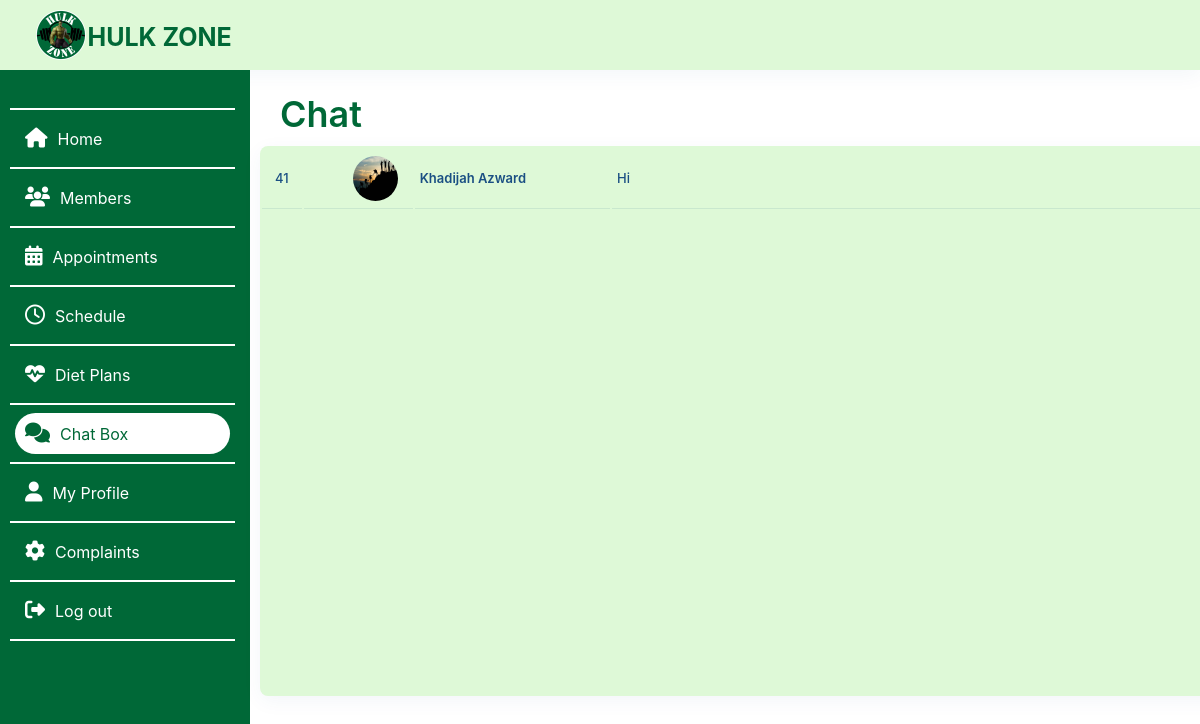
/dietician/chatBox.php (signed in), run on the app's committed database.
### tables this page shows
CREATE TABLE `servicecharge` (
  `memberID` int NOT NULL,
  `paymentID` int NOT NULL,
  `serviceID` int NOT NULL,
  `employeeID` int NOT NULL,
  `startDate` datetime NOT NULL,
  `endDate` datetime NOT NULL,
  `rate` int DEFAULT '0'
);

CREATE TABLE `member` (
  `memberID` int NOT NULL,
  `userID` int NOT NULL,
  `height` float DEFAULT NULL,
  `weight` float DEFAULT NULL,
  `planType` varchar(255) NOT NULL
);

CREATE TABLE `user` (
  `userID` int NOT NULL,
  `fName` text NOT NULL,
  `lName` text NOT NULL,
  `NIC` text NOT NULL,
  `gender` varchar(50) NOT NULL,
  `profilePhoto` text,
  `dateOfBirth` date NOT NULL,
  `roles` int NOT NULL,
  `statuses` int NOT NULL,
  `contactNumber` int NOT NULL,
  `streetNumber` varchar(255) DEFAULT NULL,
  `addressLine01` text,
  `addressLine02` text,
  `city` text,
  `pw` varchar(255) NOT NULL,
  `created_at` date NOT NULL,
  `email` varchar(50) NOT NULL
);

CREATE TABLE `chat` (
  `chatID` int NOT NULL,
  `senderID` int NOT NULL,
  `receiverID` int NOT NULL,
  `message` text NOT NULL,
  `dateTime` timestamp NOT NULL DEFAULT CURRENT_TIMESTAMP,
  `status` int NOT NULL
);

### dietician/chatBox.php (the view, shortened to what this page needs)
<?php
include 'connect.php';
$userID = mysqli_real_escape_string($conn, $_SESSION['userID']);
$query1 = "SELECT * FROM employee WHERE userID = $userID";
$result1 = mysqli_query($conn, $query1);
if(!$result1){
    echo '<script> window.alert("Error receiving employee details!");</script>';
}else{
    $row1 = mysqli_fetch_assoc($result1);
    $employeeID = $row1['employeeID'];
}
$query2 = "SELECT * FROM servicecharge WHERE employeeID = $employeeID AND  endDate >= NOW()";
$result2 = mysqli_query($conn, $query2);
?>
<!DOCTYPE html>
<html>
<head>
    <link rel="stylesheet" href="https://cdnjs.cloudflare.com/ajax/libs/font-awesome/4.7.0/css/font-awesome.min.css">
</head>
<body>
    <div class="container">
        <div class="topBar">
            <div class="gymLogo"><img src="Images/Gym Logo.png" alt="Gym Logo" class="gymLogo"></div>
            <div class="gymName">
                <p>HULK ZONE</p>
            </div>
                    <?php
                        include 'notifications.php';
                    ?>
        </div>
        <div class="leftBar">
            <div class="leftBarContent">
                <hr>
                <a href="home.php"><i class="fa fa-home"></i>Home</a>
                <hr>
                <a href="members.php"><i class="fa fa-group"></i>Members</a>
                <hr>
                <a href="appointments.php"><i class="fa fa-calendar"></i>Appointments</a>
                <hr>
                <a href="schedule.php"><i class="fa fa-clock-o"></i>Schedule</a>
                <hr>
                <a href="dietPlan.php"><i class="fa fa-heartbeat"></i>Diet Plans</a>
                <hr>
                <a href="chatBox.php" class="active"><i class="fa fa-comments"></i>Chat Box</a>
                <hr>
                <a href="profile.php"><i class="fa fa-user"></i>My Profile</a>
                <hr>
                <a href="complaint.php"><i class="fa fa-cog"></i>Complaints</a>
                <hr>
                <a href="../home/logout.php"><i class="fa fa-sign-out"></i>Log out</a>
                <hr>
            </div>
        </div>
        <div class="main">
            <div class="topic">
                <p>Chat</p>
            </div>
            <div class="gridContainer">
                <table>
                    <tbody>
                        <?php
                        if (mysqli_num_rows($result2) > 0) {
                            while ($row2 = mysqli_fetch_assoc($result2)) {
                                $memberID = $row2['memberID'];
                                $query3 = "SELECT * FROM member WHERE memberID = $memberID";
                                $result3 = mysqli_query($conn, $query3);
                                if ($result3) {
                                    $row3 = mysqli_fetch_assoc($result3);
                                    $memberUserID = $row3['userID'];
                                    $query4 = "SELECT * FROM user JOIN member ON user.userID = member.userID WHERE user.userID = $memberUserID";
                                    $result4 = mysqli_query($conn, $query4);
                                    if (mysqli_num_rows($result4) > 0) {
                                        while ($row4 = mysqli_fetch_assoc($result4)) {
                                            $memberFName = $row4['fName'];
                                            $memberLName = $row4['lName'];
                                            $memberProfilePic = $row4['profilePhoto'];
                                            $query6 = "SELECT * FROM chat WHERE senderID = $memberUserID AND receiverID = $userID ORDER BY dateTime DESC";
                                            $result6 = mysqli_query($conn, $query6);
                                            if(mysqli_num_rows($result6) == 0){
                                                $message = "";
                                            }else{
                                                $row6 = mysqli_fetch_assoc($result6);
                                                $message = $row6['message'];
                                            }
                                            $query7 = "SELECT COUNT(*) as count FROM chat WHERE senderID = $memberUserID AND receiverID = $userID AND status = 1";
                                            $result7 = mysqli_query($conn, $query7);
                                            $row7 = mysqli_fetch_assoc($result7);
                                            $unReadMsg = $row7['count'];
                                            if($unReadMsg != 0){
                                                $unReadMsg = $row7['count'];
                                            }else{
                                                $unReadMsg = 0;
                                            }
                                            echo "<tr>
                                                <td>" . $memberID . "</td>
                                                <td><img src=" . $memberProfilePic . " alt='member's DP'></td>
                                                <td class='name'>" . $memberFName . " " . $memberLName . "</td>
                                                <td colspan='3' class='message'>" . $message . "</td>
                                                <td><div class='unreadMsg'>" . $unReadMsg . "</div></td>
                                                <td><a href='messageHistory.php?memberuserID=" . $memberUserID . "'><button class='view'>View More</button></a></td>
                                            </tr>";
                                        }
                                    }
                                }
                            }
                        }else{
                            echo "
                            <tr>
                                <td colspan='7'>Still you don't have members</td>
                            </tr>
                        ";
                        }
                        ?>
                    </tbody>
                </table>
            </div>
        </div>
    </div>
</body>
</html>

### dietician/Style/chatBox.css (style rules this page uses)
.container { width: 100%; height: 100%; font-family: "Inter", Arial, Helvetica, sans-serif; text-align: center; position: absolute; left: 0px; top: 0px; overflow-x: hidden; overflow-y: hidden; }
.topBar { width: 100%; height: 70px; position: fixed; background-color: rgba(222, 249, 215, 1); box-shadow: 0px 5px 20px rgba(26, 79, 131, 0.05); left: 0%; right: 0%; top: 0%; }
.gymLogo { position: absolute; left: 2.85%; top: 8%; width: 50px; height: 50px; }
.gymName { position: absolute; left: 7.29%; top: -5%; font-style: normal; font-weight: 700; font-size: 25px; color: rgba(0, 104, 55, 1); align-content: center; }
.leftBar { position: fixed; width: 250px; height: 100%; left: 0%; top: 70px; background-color: rgba(0, 104, 55, 1); align-items: center; }
.leftBarContent { position: absolute; width: 225px; left: 10px; top: 30px; text-align: left; }
.leftBarContent a { display: block; color: white; padding: 10px; text-decoration: none; margin: 5px; }
.leftBarContent a:hover, .leftBarContent a.active { background-color: white; color: rgba(0, 104, 55, 1); border-radius: 25px; cursor: pointer; }
.leftBarContent hr { border: 0.5px solid white; }
.leftBarContent i { font-size: 20px; margin-right: 10px; }
.main { width: calc(100% - 250px); left: 245px; height: calc(100% - 70px); position: absolute; top: 71px; }
.topic { font-weight: 600; font-style: normal; font-size: 36px; line-height: 44px; color: rgba(0, 104, 55, 1); left: 35px; top: -15px; position: absolute; }
.gridContainer { width: 1225px; height: 550px; top: 75px; left: 15px; position: absolute; background-color: rgba(222, 249, 215, 1); box-shadow: 0px 5px 20px rgba(26, 79, 131, 0.05); border-radius: 8px; overflow-y: auto; overflow-x: hidden; }
.gridContainer table { width: 1225px; }
.gridContainer img { width: 45px; height: 45px; vertical-align: middle; margin-right: 10px; border-radius: 50%; float: right; }
.gridContainer .name { font-weight: 600; text-align: left; }
.gridContainer .message { width: 350px; text-align: left; }
.gridContainer table td { font-size: 13px; font-weight: 500; line-height: 21px; text-align: center; color: rgba(26, 79, 131, 1); font-style: normal; padding: 5px; border-bottom: 1px solid rgba(26, 79, 131, 0.1); height: 50px; }

### data on the page
servicecharge: memberID "41"
member: userID.profilePhoto (picture), userID.fName "Khadijah", userID.lName "Azward", chat.message "Hi"
